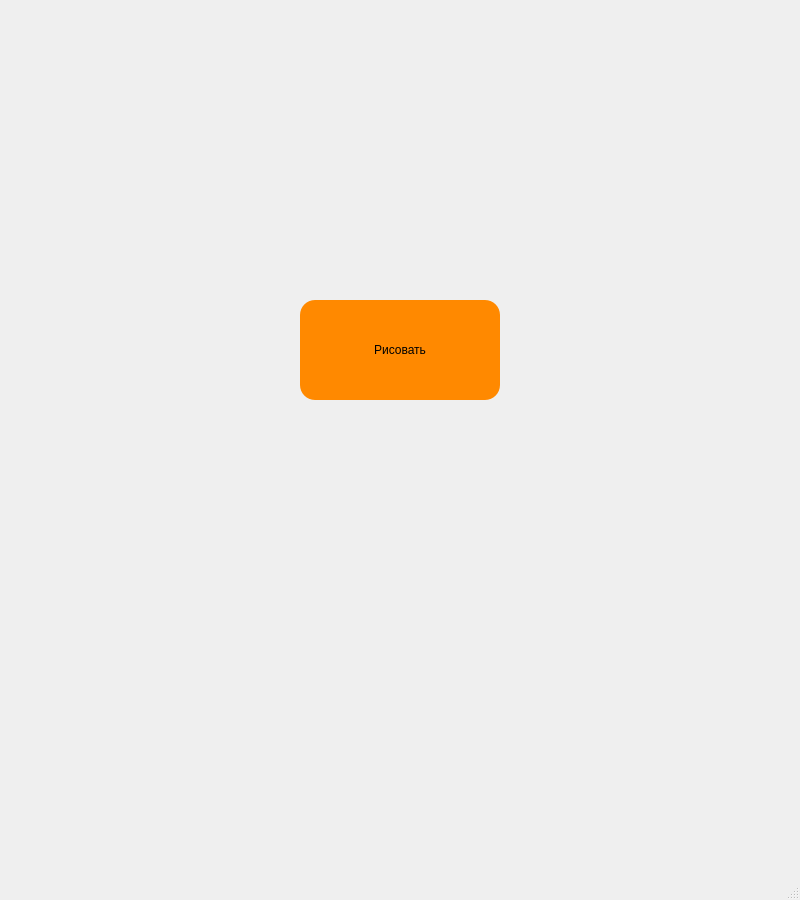
<?xml version="1.0" encoding="UTF-8"?>
<ui version="4.0">
 <class>MainWindow</class>
 <widget class="QMainWindow" name="MainWindow">
  <property name="geometry">
   <rect>
    <x>0</x>
    <y>0</y>
    <width>800</width>
    <height>900</height>
   </rect>
  </property>
  <property name="windowTitle">
   <string>MainWindow</string>
  </property>
  <widget class="QWidget" name="centralwidget">
   <widget class="QPushButton" name="pushButton">
    <property name="geometry">
     <rect>
      <x>300</x>
      <y>300</y>
      <width>200</width>
      <height>100</height>
     </rect>
    </property>
    <property name="styleSheet">
     <string notr="true">QPushButton {border-radius: 15px; background-color: #ff8900}
QPushButton:pressed {background-color: red}</string>
    </property>
    <property name="text">
     <string>Рисовать</string>
    </property>
   </widget>
  </widget>
  <widget class="QMenuBar" name="menubar">
   <property name="geometry">
    <rect>
     <x>0</x>
     <y>0</y>
     <width>800</width>
     <height>21</height>
    </rect>
   </property>
  </widget>
  <widget class="QStatusBar" name="statusbar"/>
 </widget>
 <resources/>
 <connections/>
</ui>
